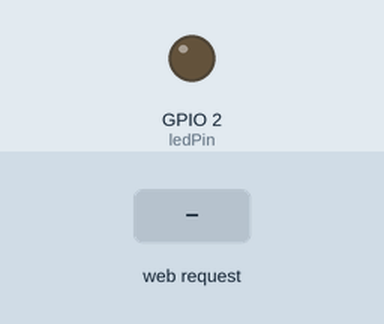
Recording of a sketch running on a simulated ESP8266 (NodeMCU). Parts: output pins drawn as LEDs (lit = HIGH). The inputs (shaded band) are chosen by the test bench. WiFi joins after 1.5 s; servers stay silent unless stated; what the sketch prints to the serial monitor is not drawn.

Above: at 2.7 s.
2.8 s: HTTP request GET /LED=ON received
At 3.9 s:
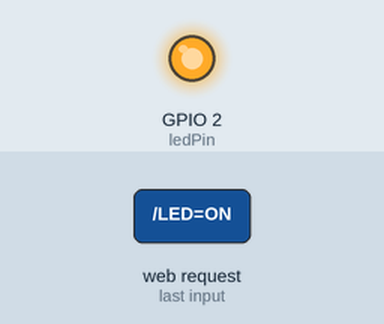
4.3 s: HTTP request GET /LED=OFF received
At 5.0 s:
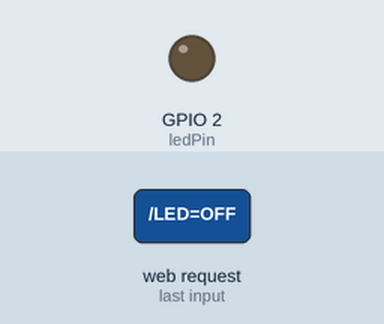
Timing chart, 0 to 7.3 s (numbered marks = the images above; inputs shaded):
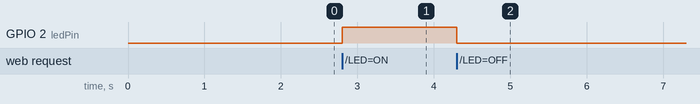

The sketch:

GPIO_controlling_by_esp8266-01.ino
```cpp
/****************************************************
Code Created:Mahadev Sharma(7519341)
             Madhav  Chadha(7751993)
             Rishabh Verma (7692007)
Place:Conestoga College
Client:Robert Edler
Mentor:Ilya Peskov
Group:007
Group name:White Collar Crew
This code allows to create wifi server using ESP8266 -01
ESP8266-01 takes credential from wifi and create own wifi
Creates webpage to control GPIO of ESP8266-01
*****************************************************/
/******************Wifi creation section***************/
#include <ESP8266WiFi.h>

const char* ssid = "Mahadev";//type your ssid
const char* password = "12345678";//type your password

int ledPin = 2; // GPIO2 of ESP8266
WiFiServer server(80);//internal server

void setup() {
  Serial.begin(115200);//baud rate for wifi
  delay(10);//to set wifi


  pinMode(ledPin, OUTPUT);//out put made for GPIO
  digitalWrite(ledPin, LOW);//Initiate with low GPIO

  // Connect to WiFi network
  Serial.println();
  Serial.println();
  Serial.print("Connecting to ");//Print on serial terminal
  Serial.println(ssid);

  WiFi.begin(ssid, password);

  while (WiFi.status() != WL_CONNECTED) {
    delay(500);//to connect wifi
    Serial.print(".");//prints untill connects to wifi
  }
  Serial.println("");
  Serial.println("WiFi connected");//shows when wifi connected
   /***********************************************************/
  /***************Server section******************************/
  // Start the server
  server.begin();
  Serial.println("Server started");

  // Print the IP address
  Serial.print("Use this URL to connect: ");
  Serial.print("http://");
  Serial.print(WiFi.localIP());
  Serial.println("/");
  /***********************************************************/

}

void loop() {
  // Check if a client has connected
  WiFiClient client = server.available();
  if (!client) {
    return;
  }

  // Wait until the client sends some data
  Serial.println("new client");
  while(!client.available()){
    delay(1);
  }

  // Read the first line of the request
  String request = client.readStringUntil('\r');
  Serial.println(request);
  client.flush();

  // Match the request

  int value = LOW;
  if (request.indexOf("/LED=ON") != -1) {
    digitalWrite(ledPin, HIGH);
    value = HIGH;
  }
  if (request.indexOf("/LED=OFF") != -1){
    digitalWrite(ledPin, LOW);
    value = LOW;
  }
/*********Controlling GPIO*************************/
// Set ledPin according to the request
//digitalWrite(ledPin, value);


  // Return the response
  client.println("HTTP/1.1 200 OK");
  client.println("Content-Type: text/html");
  client.println(""); //  do not forget this one
  client.println("<!DOCTYPE HTML>");
  client.println("<html>");


  client.println("<meta charset=\"utf-8\">");
  client.println("<meta name=\"viewport\" content=\"width=device-width, initial-scale=1, shrink-to-fit=no\">");
  client.println("<link rel=\"stylesheet\" href=\"https://maxcdn.bootstrapcdn.com/bootstrap/4.0.0-beta.2/css/bootstrap.min.css\" integrity=\"sha384-PsH8R72JQ3SOdhVi3uxftmaW6Vc51MKb0q5P2rRUpPvrszuE4W1povHYgTpBfshb\" crossorigin=\"anonymous\">");


  client.println("<h1 style=\"background-color:DodgerBlue;\">Welcome to future</h1>");


  client.print("Led is ");

  if(value == HIGH) {
    client.print("On");
  } else {
    client.print("Off");
  }
  client.println("<br><br>");
  client.println("<a href=\"/LED=ON\">Red</a><br>");
  client.println("<a href=\"/LED=OFF\">Black</a><br>");


  client.println("<script src=\"https://code.jquery.com/jquery-3.2.1.slim.min.js\" integrity=\"sha384-KJ3o2DKtIkvYIK3UENzmM7KCkRr/rE9/Qpg6aAZGJwFDMVNA/GpGFF93hXpG5KkN\" crossorigin=\"anonymous\"></script>");
  client.println("<script src=\"https://cdnjs.cloudflare.com/ajax/libs/popper.js/1.12.3/umd/popper.min.js\" integrity=\"sha384-vFJXuSJphROIrBnz7yo7oB41mKfc8JzQZiCq4NCceLEaO4IHwicKwpJf9c9IpFgh\" crossorigin=\"anonymous\"></script>");
  client.println("<script src=\"https://maxcdn.bootstrapcdn.com/bootstrap/4.0.0-beta.2/js/bootstrap.min.js\" integrity=\"sha384-alpBpkh1PFOepccYVYDB4do5UnbKysX5WZXm3XxPqe5iKTfUKjNkCk9SaVuEZflJ\" crossorigin=\"anonymous\"></script>  ");
  client.println("</html>");

  delay(1);
  Serial.println("Client disonnected");
  Serial.println("");

}
```

Measured:
- after the input at 2.8 s, GPIO 2 (ledPin): LOW → HIGH at once
- after the input at 4.3 s, GPIO 2 (ledPin): HIGH → LOW at once
